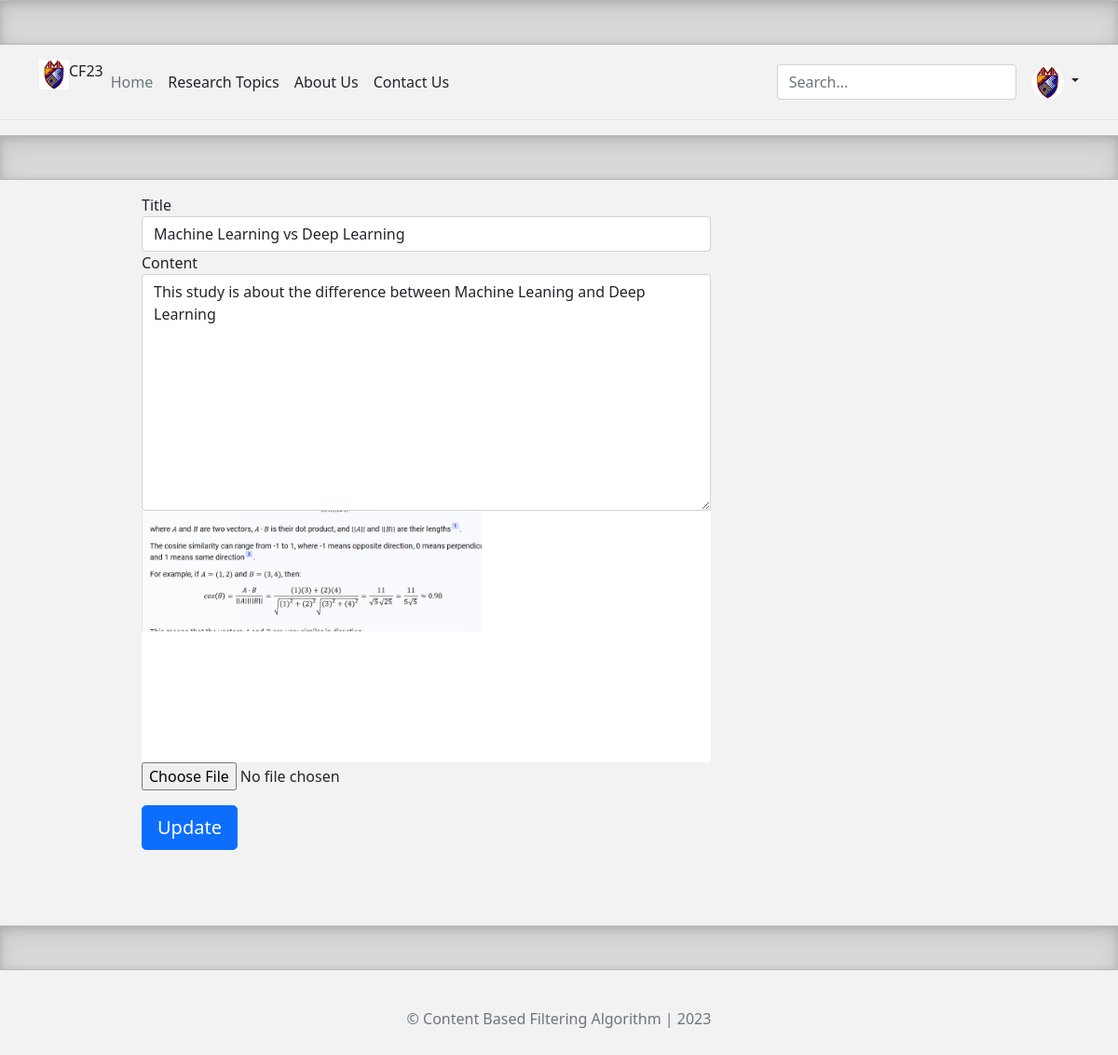
The page /blog/poisonhrxzy-machine-learning-vs-deep-learning/edit (signed in) on the database its author committed.
### blog/models.py (models this page shows, shortened)
class BlogPost(models.Model):
	title 					= models.CharField(max_length=100, null=False, blank=False)
	body 					= models.TextField(max_length=500, null=False, blank=False)
	image		 			= models.ImageField(upload_to=upload_location, null=True, blank=True)
	date_published 			= models.DateTimeField(auto_now_add=True, verbose_name="date published")
	date_updated 			= models.DateTimeField(auto_now=True, verbose_name="date updated")
	author 					= models.ForeignKey(settings.AUTH_USER_MODEL, on_delete=models.CASCADE)
	slug 					= models.SlugField(blank=True, unique=True)

### blog/views.py (the view, shortened to what this page needs)
# urls.py: path('<slug>/edit', edit_blog_view, name="edit"),
def edit_blog_view(request, slug):
    context = {}
    user = request.user
    if not user.is_superuser:
        return redirect("must_authenticate")
    blog_post = get_object_or_404(BlogPost, slug=slug)
    form = UpdateBlogPostForm(
            initial = {
                    "title": blog_post.title,
                    "body": blog_post.body,
                    "image": blog_post.image,
            }
        )
    context['form'] = form
    return render(request, 'blog/edit_blog.html', context)

### blog/forms.py (shortened to what this page needs)
class UpdateBlogPostForm(forms.ModelForm):
    class Meta:
        model = BlogPost
        fields = ['title', 'body', 'image']

### blog/templates/blog/edit_blog.html (shortened to what this page needs)
{% extends 'base.html' %}
{% block content %}
<div class="container">
	<div class="row">
		<div class="col-lg-7 offset-lg-1">
			<form class="create-form" method="post" enctype="multipart/form-data">{% csrf_token %}
				<div class="form-group">
					<label for="id_title">Title</label>
					<input class="form-control" type="text" name="title" id="id_title" placeholder="Title" value="{{form.initial.title}}" required autofocus>
				</div>
				<div class="form-group">
					<label for="id_body">Content</label>
					<textarea class="form-control" rows="10" type="text" name="body" id="id_body" placeholder="This blog is about..."
					required>{{form.initial.body}}</textarea>
				</div>
				<div class="form-group image-group" id="id_image_group">
				</div>
				<input type="file" name="image" id="id_image_file" accept="image/*" onchange="readURL(this)">
				<button class="submit-button btn btn-lg btn-primary btn-block" type="submit">Update</button>
			</form>
		</div>
	</div>
</div>
{% endblock content %}

### templates/snippets/base_css.html (style rules this page uses)
body { background-color: #f2f2f2; }

### blog/templates/blog/edit_blog.html (style rules this page uses)
.create-form { width: 100%; max-width: 100%; padding: 15px; margin: auto; }
.submit-button { max-width: 200px; }
.image-group { position: relative; text-align: center; cursor:pointer; }

### rows shown on the page
BlogPost: title "Machine Learning vs Deep Learning", body "This study is about the difference between Machine Leaning and Deep Learning"
